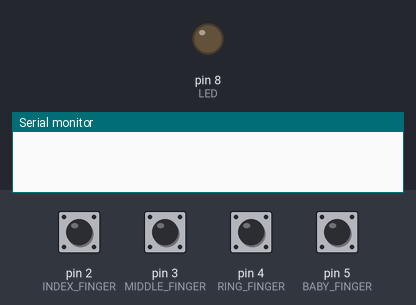
Bench run of a sketch on a simulated Arduino Uno, built with avr-gcc and run on an emulated ATmega328P. Parts: output pins drawn as LEDs (lit = HIGH), the last lines printed to the serial monitor. The inputs (shaded band) are chosen by the test bench; at power-on: pin 2 (INDEX_FINGER), pin 3 (MIDDLE_FINGER), pin 4 (RING_FINGER), pin 5 (BABY_FINGER) HIGH. No radio packets arrive unless stated.

Above: at 1.2 s.
1.3 s: pin 2 (INDEX_FINGER) pulled LOW for 0.15 s
At 1.7 s:
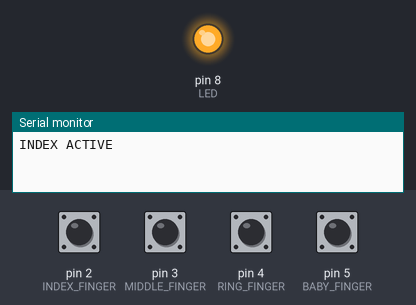
3.8 s: pin 3 (MIDDLE_FINGER) pulled LOW for 0.15 s
At 5.2 s:
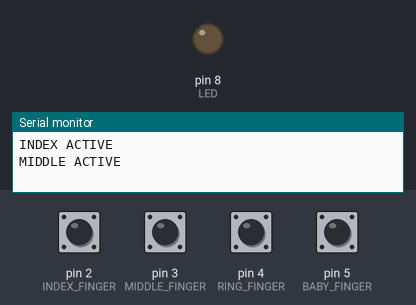
5.4 s: pin 4 (RING_FINGER) pulled LOW for 0.15 s
At 6.1 s:
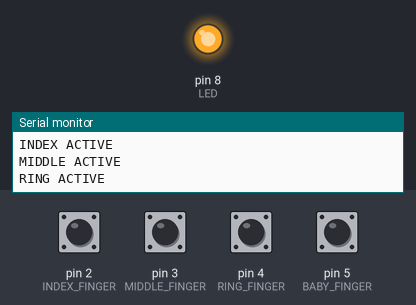
7.0 s: pin 5 (BABY_FINGER) pulled LOW for 0.15 s
At 9.1 s:
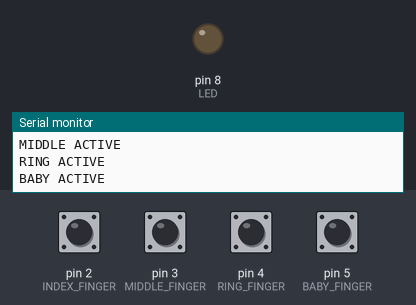
Timing chart, 0 to 9.6 s (numbered marks = the images above; inputs shaded):
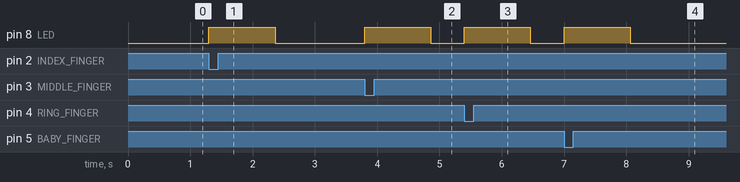

Measured:
- after the input at 1.3 s, pin 8 (LED): LOW → HIGH at once, → LOW 1.1 s later
- after the input at 3.8 s, pin 8 (LED): LOW → HIGH at once, → LOW 1.1 s later
- after the input at 5.4 s, pin 8 (LED): LOW → HIGH at once, → LOW 1.1 s later
- after the input at 7.0 s, pin 8 (LED): LOW → HIGH at once, → LOW 1.1 s later

The sketch:

Transmiter.ino
```cpp
#include <RH_ASK.h>
#include <SPI.h> // Not actually used but needed to compile

RH_ASK driver;

#define INDEX_FINGER 2
#define MIDDLE_FINGER 3
#define RING_FINGER 4
#define BABY_FINGER 5
#define LED 8

#define ACTIVE LOW

void setup()
{
    Serial.begin(9600);    // Debugging only
    if (!driver.init())
         Serial.println("init failed");

    pinMode(INDEX_FINGER, INPUT_PULLUP);
    pinMode(MIDDLE_FINGER, INPUT_PULLUP);
    pinMode(RING_FINGER, INPUT_PULLUP);
    pinMode(BABY_FINGER, INPUT_PULLUP);
    pinMode(LED, OUTPUT);
}

void loop()
{
    int index_finger_status = digitalRead(INDEX_FINGER);
    int middle_finger_status = digitalRead(MIDDLE_FINGER);
    int ring_finger_status = digitalRead(RING_FINGER);
    int baby_finger_status = digitalRead(BABY_FINGER);

    if(index_finger_status == ACTIVE){
      Serial.println("INDEX ACTIVE");
      sendCommand("I");
    }

    else if(middle_finger_status == ACTIVE){
      Serial.println("MIDDLE ACTIVE");
      sendCommand("M");
    }


    else if(ring_finger_status == ACTIVE){
      Serial.println("RING ACTIVE");
      sendCommand("R");
    }


    else if(baby_finger_status == ACTIVE){
      Serial.println("BABY ACTIVE");
      sendCommand("B");
    }
}

void sendCommand(const char *command){
  digitalWrite(LED, 1);
  const char *msg = command;
  driver.send((uint8_t *)msg, strlen(msg));
  driver.waitPacketSent();
  delay(1000);
  digitalWrite(LED, 0);
}
```
